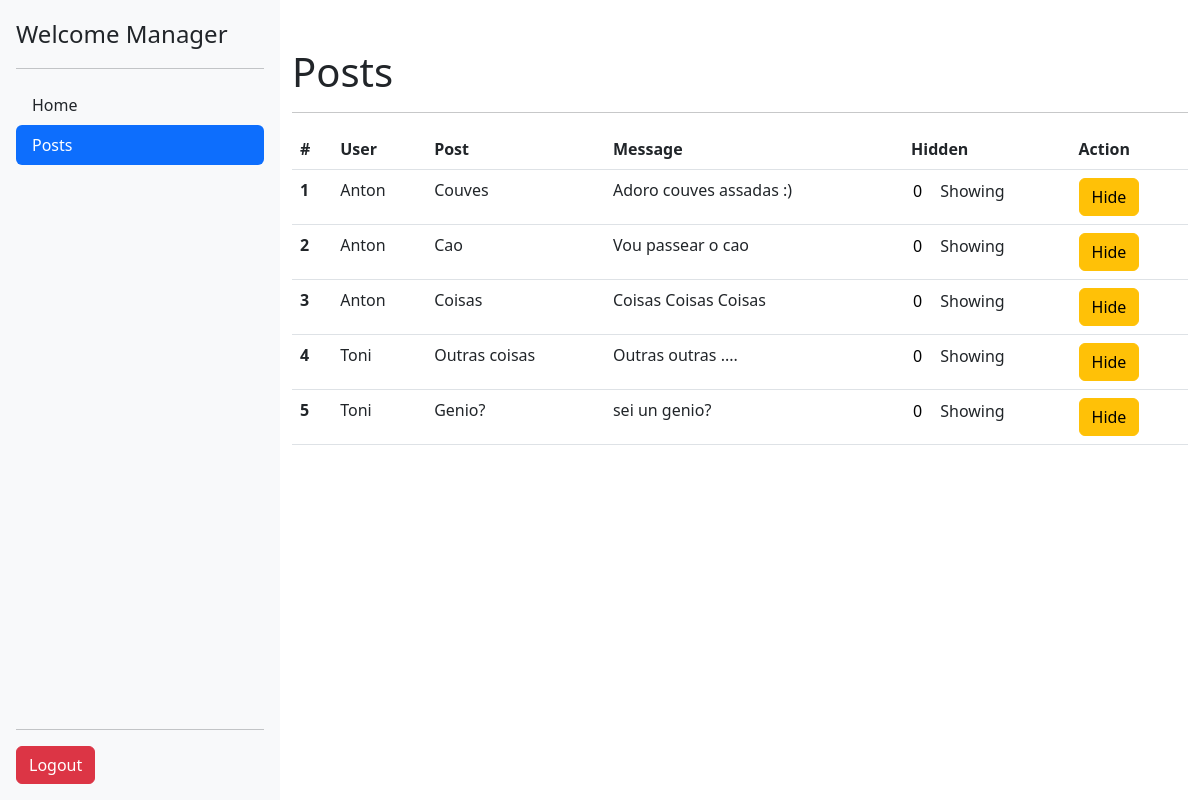
Screenshot of /interfaces/manager/posts.php (signed in) with the database file from the repository.
### tables this page shows
CREATE TABLE `posts` (
  `id_post` int NOT NULL AUTO_INCREMENT,
  `title` varchar(64) DEFAULT NULL,
  `description` varchar(255) DEFAULT NULL,
  `id_user` int DEFAULT NULL,
  `hide` int DEFAULT NULL,
  PRIMARY KEY (`id_post`),
  KEY `id_user` (`id_user`),
  CONSTRAINT `posts_ibfk_1` FOREIGN KEY (`id_user`) REFERENCES `users` (`id_user`)
);

CREATE TABLE `users` (
  `id_user` int NOT NULL AUTO_INCREMENT,
  `name` varchar(255) DEFAULT NULL,
  `name_user` varchar(30) DEFAULT NULL,
  `password` varchar(22) DEFAULT NULL,
  `role` varchar(14) DEFAULT NULL,
  `status` int NOT NULL,
  PRIMARY KEY (`id_user`)
);

### interfaces/manager/posts.php (the view, shortened to what this page needs)
<?php
include('../../data/conn.php');
include('../shared/head.php');
include('../shared/sidebar.php');
$sql = "SELECT posts.*, users.* from posts inner join users on posts.id_user = users.id_user;";
$res = mysqli_query($conn, $sql);
$posts = [];
if ($row = mysqli_num_rows($res) > 0) {
	while ($row = mysqli_fetch_assoc($res)) {
		array_push($posts, $row);
	}
}
?>
<div class="container mt-5">
	<h1>Posts</h1>
	<hr>
	<table class="table">
		<thead>
			<tr>
				<th scope="col">#</th>
				<th scope="col">User</th>
				<th scope="col">Post</th>
				<th scope="col">Message</th>
				<th scope="col">Hidden</th>
				<th scope="col">Action</th>
			</tr>
		</thead>
		<tbody>
			<?php foreach ($posts as $post) : ?>
				<form action="update.php" method="post">
					<tr>
						<th scope="row"><?php echo $post['id_post'] ?></th>
						<td><?php echo $post['name_user'] ?></td>
						<td><?php echo $post['title'] ?></td>
						<td><?php echo $post['description'] ?></td>
						<td>
							<input name="post_hide" class="no-border" readonly type="text" value="<?php echo $post['hide'] ?>">
							<?php if ($post['hide'] == '0') {
								echo 'Showing';
							} else {
								echo 'Hidding';
							} ?>
						</td>
						<td>
							<button name="btn_hide" type="submit" class="btn btn-warning">Hide</button>
						</td>
					</tr>
				</form>
			<?php endforeach; ?>
		</tbody>
	</table>
</div>
<?php
include('../shared/scripts.php');
?>

### interfaces/manager/posts.php (style rules this page uses)
.no-border { border: 0; width: 25px; }

### rows the page displays
posts: id_post "1", id_user.name_user "Anton", title "Couves", description "Adoro couves assadas :)", post_hide "0", shows "Showing"
posts: id_post "2", id_user.name_user "Anton", title "Cao", description "Vou passear o cao", post_hide "0", shows "Showing"
posts: id_post "3", id_user.name_user "Anton", title "Coisas", description "Coisas Coisas Coisas", post_hide "0", shows "Showing"
posts: id_post "4", id_user.name_user "Toni", title "Outras coisas", description "Outras outras ....", post_hide "0", shows "Showing"
posts: id_post "5", id_user.name_user "Toni", title "Genio?", description "sei un genio?", post_hide "0", shows "Showing"

### other values shown
$_SESSION['user'] "Manager"
